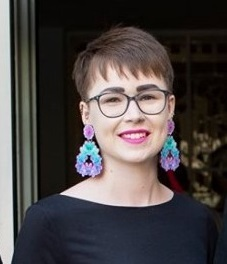
#> input picture assets/images/Frederike_Schram.jpg, 227 x 264 px
$ python -i gen_hexagon.py   (imports and definitions only)
#> lines starting #> are read from the running program, lines starting #| are printed output that depends on the picture
#> further down, picture is the input picture: PIL image 227x264 RGB; mean R, G, B 75.2, 69.4, 69.2
#!/usr/bin/env python3
"""
Hexagon Honeycomb Face Composition Generator

This script creates a honeycomb-like layout of hexagonal tiles from square face images.
Each face image is converted to a hexagonal tile and arranged in a configurable grid.
"""

import argparse
import math
import os
import re
import sys
from typing import List, Tuple, Optional
from PIL import Image, ImageDraw
import numpy as np
import cv2

# Global face detector cache
_face_detector = None


def get_face_detector():
    """Get or initialize the face detector."""
    global _face_detector
    if _face_detector is None:
        # Try to load haarcascade from OpenCV data directory
        cascade_path = cv2.data.haarcascades + 'haarcascade_frontalface_default.xml'
        _face_detector = cv2.CascadeClassifier(cascade_path)
        if _face_detector.empty():
            print("Warning: Face detector not loaded, face centering will be disabled")
    return _face_detector


def detect_face_center(image: Image.Image, filename: Optional[str] = None) -> Optional[Tuple[int, int]]:
    """
    Detect face in image and return its center coordinates.

    Args:
        image: PIL Image
        filename: Optional filename for error messages

    Returns:
        Tuple (center_x, center_y) or None if no face detected
    """
    detector = get_face_detector()
    if detector is None or detector.empty():
        return None

    # Convert PIL to OpenCV format
    img_array = np.array(image)
    if image.mode == 'RGBA':
        # Convert RGBA to RGB
        img_array = cv2.cvtColor(img_array, cv2.COLOR_RGBA2RGB)
    elif image.mode != 'RGB':
        img_array = np.array(image.convert('RGB'))

    # Convert to grayscale for face detection
    gray = cv2.cvtColor(img_array, cv2.COLOR_RGB2GRAY)
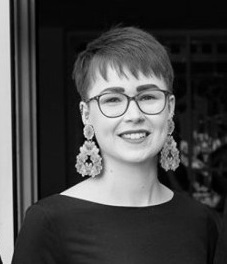
#> gray: shape (264, 227); min 0, max 248, mean 71.1

    # Detect faces
    faces = detector.detectMultiScale(gray, scaleFactor=1.1, minNeighbors=5, minSize=(20, 20))
#> faces = [[75, 55, 108, 108]]

    if len(faces) == 0:
        if filename:
            print(f"No face detected in {filename}", file=sys.stderr)
        else:
            print("No face detected", file=sys.stderr)
        return None

    # Use the largest face if multiple detected
    largest_face = max(faces, key=lambda f: f[2] * f[3])
#> largest_face = [75, 55, 108, 108]
    x, y, w, h = largest_face
#> x = 75; y = 55; w = 108; h = 108

    # Calculate center
    center_x = x + w // 2
#> center_x = 129
    center_y = y + h // 2
#> center_y = 109

    return (center_x, center_y)


# [339 lines left out: functions create_hexagonal_tile, get_content_bbox, layout_hexagonal_tiles, extract_images_from_markdown, organize_images_into_rows, main, not called in this run]


# [2 lines not run here, left out]

>>> from PIL import Image
>>> picture = Image.open('Frederike_Schram.jpg')
>>> result = detect_face_center(picture)
#> result = (129, 109)

$ run again, on assets/images/LiinaRepo.jpg
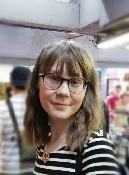
#> input picture assets/images/LiinaRepo.jpg, 129 x 175 px
#> picture is the input picture: PIL image 129x175 RGB; mean R, G, B 137.5, 130.2, 127.4
#> in detect_face_center, `gray = cv2.cvtColor(img_array, cv2.COLOR_RGB2GRAY)`:
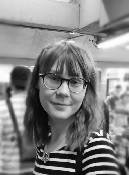
#> gray: shape (175, 129); min 2, max 255, mean 132.1
#> faces = [[33, 57, 61, 61]]
#> largest_face = [33, 57, 61, 61]
#> x = 33; y = 57; w = 61
#> center_x = 63
#> center_y = 87
#> result = (63, 87)

$ run again, on assets/images/aki_kyrolainen.jpg
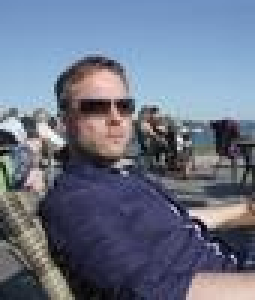
#> input picture assets/images/aki_kyrolainen.jpg, 85 x 100 px (shown 3 times larger)
#> picture is the input picture: PIL image 85x100 RGB; mean R, G, B 105.8, 114.3, 133.4
#> in detect_face_center, `gray = cv2.cvtColor(img_array, cv2.COLOR_RGB2GRAY)`:
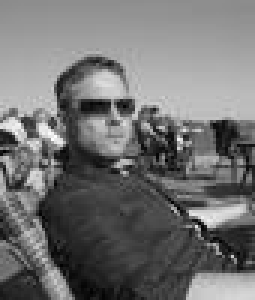
#> gray: shape (100, 85) (shown 3 times larger); min 0, max 253, mean 113.9
#> faces = ()
